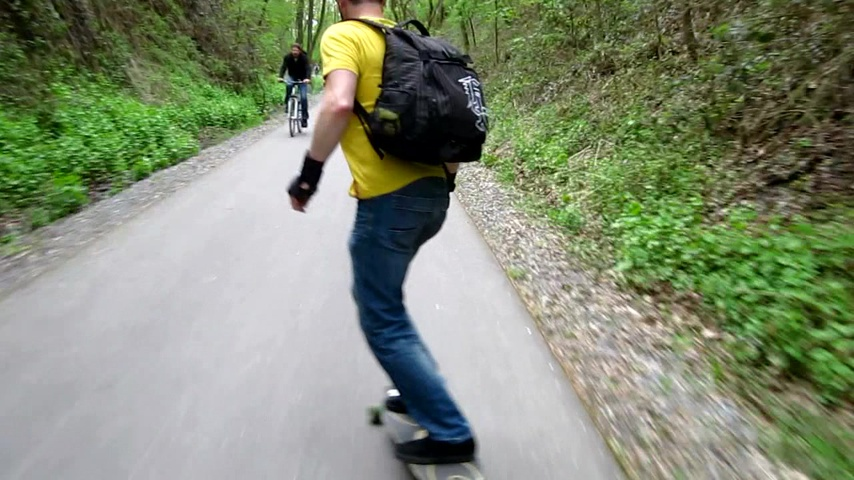
#> input picture mgPFF_video/data/DAVIS_videos/longboard/00001.jpg, 854 x 480 px
$ python -i GaussianBlur.py   (imports and definitions only)
#> lines starting #> are read from the running program, lines starting #| are printed output that depends on the picture
import numpy as np
from PIL import ImageFilter

gaussianbandwidths = [0.5, 1, 1.5, 2, 2.5, 3, 3.5]

def GaussianBlur_random(img):
    gaussianidx = np.random.randint(0, len(gaussianbandwidths))
    gaussianbandwidth = gaussianbandwidths[gaussianidx]
    return GaussianBlur(img, gaussianbandwidth)

def GaussianBlur(img, bandwidth):
    img = img.filter(ImageFilter.GaussianBlur(bandwidth))
    return img, bandwidth

>>> from PIL import Image
>>> picture = Image.open('../../mgPFF_video/data/DAVIS_videos/longboard/00001.jpg')
#> picture is the input picture: PIL image 854x480 RGB; mean R, G, B 130.4, 139.7, 116
>>> result = GaussianBlur_random(picture)
#> in GaussianBlur, `img = img.filter(ImageFilter.GaussianBlur(bandwidth))`:
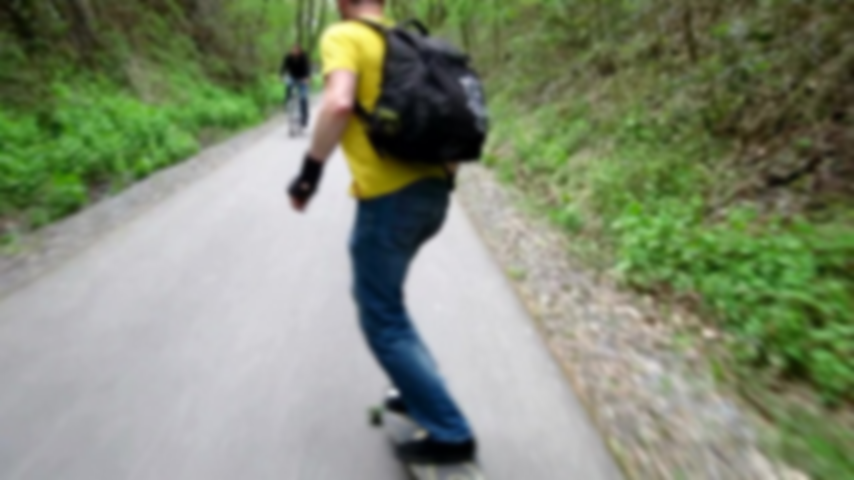
#> img: PIL image 854x480 RGB; mean R, G, B 130.4, 139.7, 116

$ run again, on mgPFF_video/data/DAVIS_videos/longboard/00005.jpg
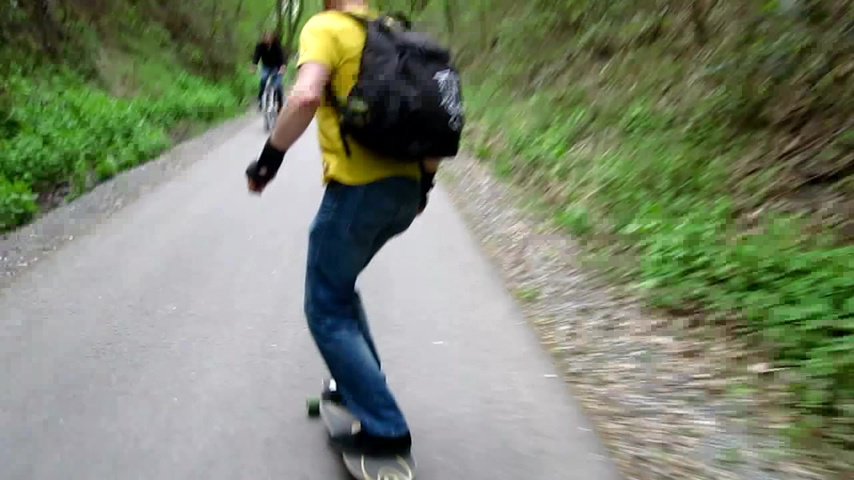
#> input picture mgPFF_video/data/DAVIS_videos/longboard/00005.jpg, 854 x 480 px
#> picture is the input picture: PIL image 854x480 RGB; mean R, G, B 125.8, 134.5, 112.2
#> in GaussianBlur, `img = img.filter(ImageFilter.GaussianBlur(bandwidth))`:
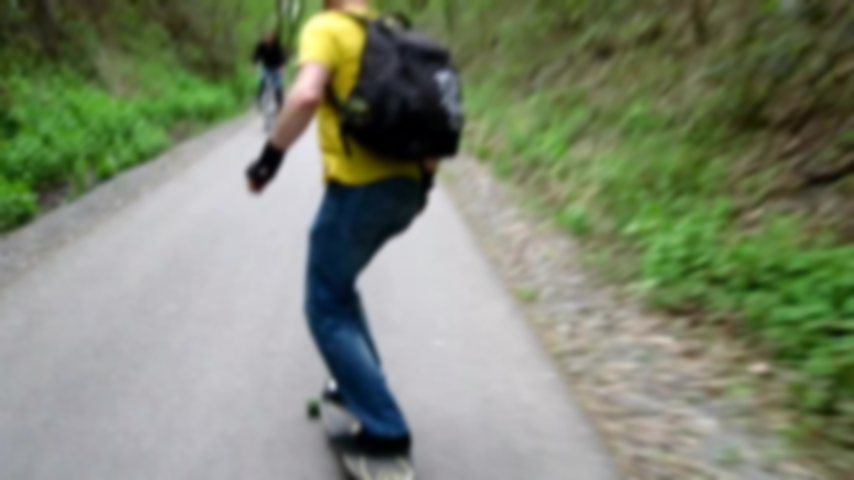
#> img: PIL image 854x480 RGB; mean R, G, B 125.8, 134.5, 112.2
